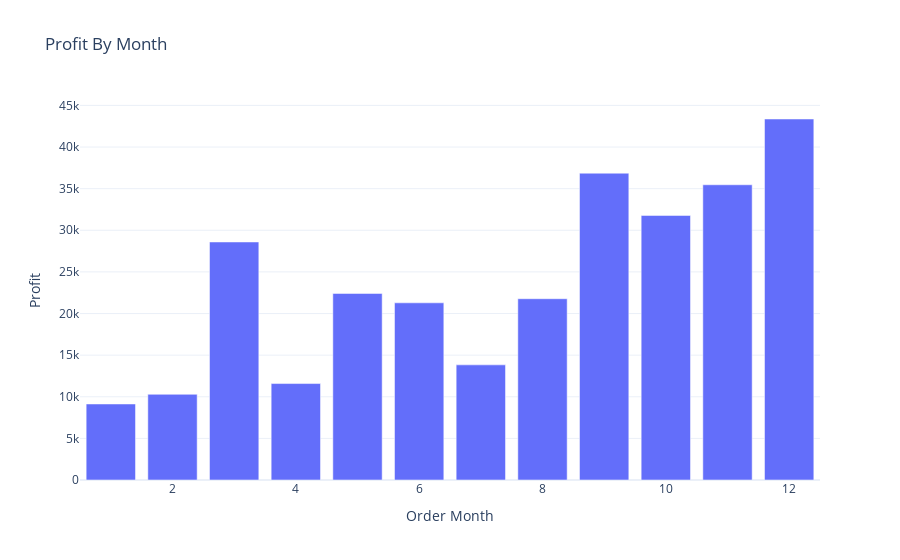

The notebook cell saved with this chart:
### Markdown cell above
# 4. You need to analyze the monthly profit from sales and determine which month had the highest profit.

### Code cell
# monthly profit analysis

profit_by_month = df.groupby('Order Month')['Profit'].sum().reset_index()
fig = px.bar(profit_by_month,
             x = 'Order Month',
             y = 'Profit',
             title = 'Profit By Month')

fig.show()

### Figure 1 — Plotly figure (JSON) as saved in the notebook; plotly's stock layout.template omitted (floating-point values rounded to 4 significant figures)
{"data": [{"alignmentgroup": "True", "hovertemplate": "Order Month=%{x}<br>Profit=%{y}<extra></extra>", "legendgroup": "", "marker": {"color": "#636efa", "pattern": {"shape": ""}}, "name": "", "offsetgroup": "", "orientation": "v", "showlegend": false, "textposition": "auto", "type": "bar", "x": [1, 2, 3, 4, 5, 6, 7, 8, 9, 10, 11, 12], "xaxis": "x", "y": [9134.0, 10290.0, 28590.0, 11590.0, 22410.0, 21290.0, 13830.0, 21780.0, 36860.0, 31780.0, 35470.0, 43370.0], "yaxis": "y"}], "layout": {"autosize": true, "barmode": "relative", "legend": {"tracegroupgap": 0}, "title": {"text": "Profit By Month"}, "xaxis": {"anchor": "y", "autorange": true, "domain": [0, 1], "range": [0.5, 12.5], "title": {"text": "Order Month"}, "type": "linear"}, "yaxis": {"anchor": "x", "autorange": true, "domain": [0, 1], "range": [0, 45650.0], "title": {"text": "Profit"}, "type": "linear"}}}
